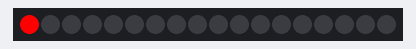
The sketch below on a simulated Arduino Uno, built with avr-gcc and run on an emulated ATmega328P. Parts: 18 RGB LEDs in strip order, left to right.

Above: at 0.05 s.
At 0.56 s:
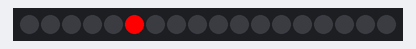
At 1.06 s:
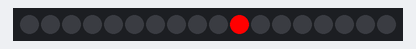
At 1.57 s:
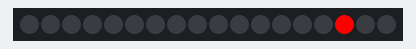
At 2.18 s:
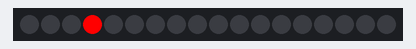

The sketch:

ch03_setting_pixels.ino
```cpp
#include <Adafruit_NeoPixel.h>
#ifdef __AVR__
  #include <avr/power.h>
#endif

#define PIN 6
#define NUM_LEDS 18

Adafruit_NeoPixel strip = Adafruit_NeoPixel(NUM_LEDS, PIN, NEO_GRB + NEO_KHZ800);

void setup() {
  strip.begin();
  strip.show();
}

void loop() {
  // put your main code here, to run repeatedly:
  for (uint16_t i=0; i<strip.numPixels(); i++) {
    strip.setPixelColor(i, strip.Color(255, 0, 0));
    strip.show();
    delay(100);
    strip.setPixelColor(i, strip.Color(0, 0, 0));
    strip.show();
  }
}
```

Measured:
- by itself, everything shown: repeats every 1.8 s, in 18 steps
